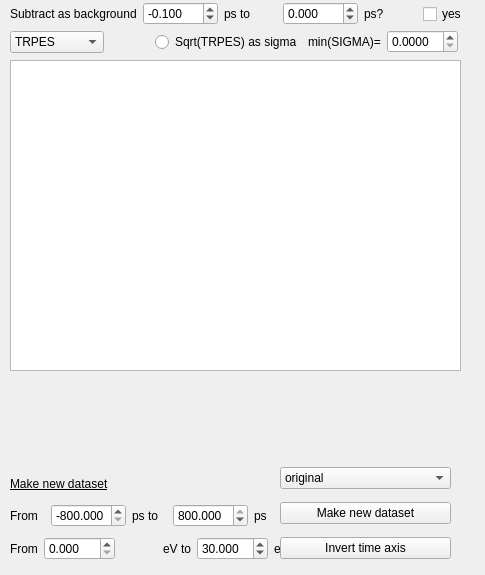
      <widget class="QWidget" name="TRPES">
       <attribute name="title">
        <string>TRPES</string>
       </attribute>
       <widget class="GraphicsLayoutWidget" name="viewer_global_orig_TRPES">
        <property name="geometry">
         <rect>
          <x>10</x>
          <y>60</y>
          <width>451</width>
          <height>311</height>
         </rect>
        </property>
        <property name="toolTip">
         <string>Scroll pour zoom, 
click on 'A' in the lower-left corner to get back
 Dragging the lines of the colobar on the right changes the z-scale
Right Mouse-click for more options (e.g. log-scale of the time-axis)</string>
        </property>
       </widget>
       <widget class="QWidget" name="layoutWidget">
        <property name="geometry">
         <rect>
          <x>10</x>
          <y>0</y>
          <width>466</width>
          <height>28</height>
         </rect>
        </property>
        <layout class="QHBoxLayout" name="horizontalLayout_51">
         <item>
          <widget class="QLabel" name="label_43">
           <property name="text">
            <string>Subtract as background</string>
           </property>
          </widget>
         </item>
         <item>
          <widget class="QDoubleSpinBox" name="doubleSpinBox_global_bg_subtract_from">
           <property name="decimals">
            <number>3</number>
           </property>
           <property name="minimum">
            <double>-500.000000000000000</double>
           </property>
           <property name="maximum">
            <double>500.000000000000000</double>
           </property>
           <property name="value">
            <double>-0.100000000000000</double>
           </property>
          </widget>
         </item>
         <item>
          <widget class="QLabel" name="label_44">
           <property name="text">
            <string>ps to</string>
           </property>
          </widget>
         </item>
         <item>
          <widget class="QDoubleSpinBox" name="doubleSpinBox_global_bg_subtract_to">
           <property name="decimals">
            <number>3</number>
           </property>
           <property name="minimum">
            <double>-500.000000000000000</double>
           </property>
           <property name="maximum">
            <double>500.000000000000000</double>
           </property>
           <property name="value">
            <double>0.000000000000000</double>
           </property>
          </widget>
         </item>
         <item>
          <widget class="QLabel" name="label_45">
           <property name="text">
            <string>ps?</string>
           </property>
          </widget>
         </item>
         <item>
          <widget class="QCheckBox" name="checkBox_global_subtract_background">
           <property name="text">
            <string>yes</string>
           </property>
          </widget>
         </item>
        </layout>
       </widget>
       <widget class="QWidget" name="layoutWidget_35">
        <property name="geometry">
         <rect>
          <x>10</x>
          <y>470</y>
          <width>279</width>
          <height>92</height>
         </rect>
        </property>
        <layout class="QVBoxLayout" name="verticalLayout_22">
         <item>
          <layout class="QHBoxLayout" name="horizontalLayout_108">
           <item>
            <widget class="QLabel" name="label_99">
             <property name="font">
              <font>
               <underline>true</underline>
              </font>
             </property>
             <property name="text">
              <string>Make new dataset</string>
             </property>
            </widget>
           </item>
           <item>
            <spacer name="horizontalSpacer_31">
             <property name="orientation">
              <enum>Qt::Horizontal</enum>
             </property>
             <property name="sizeHint" stdset="0">
              <size>
               <width>40</width>
               <height>20</height>
              </size>
             </property>
            </spacer>
           </item>
          </layout>
         </item>
         <item>
          <layout class="QHBoxLayout" name="horizontalLayout_109">
           <item>
            <widget class="QLabel" name="label_100">
             <property name="text">
              <string>From</string>
             </property>
            </widget>
           </item>
           <item>
            <widget class="QDoubleSpinBox" name="doubleSpinBox_global_dataset_time_min">
             <property name="decimals">
              <number>3</number>
             </property>
             <property name="minimum">
              <double>-800.000000000000000</double>
             </property>
             <property name="maximum">
              <double>800.000000000000000</double>
             </property>
             <property name="value">
              <double>-800.000000000000000</double>
             </property>
            </widget>
           </item>
           <item>
            <widget class="QLabel" name="label_101">
             <property name="text">
              <string>ps to</string>
             </property>
            </widget>
           </item>
           <item>
            <widget class="QDoubleSpinBox" name="doubleSpinBox_global_dataset_time_max">
             <property name="decimals">
              <number>3</number>
             </property>
             <property name="minimum">
              <double>-800.000000000000000</double>
             </property>
             <property name="maximum">
              <double>800.000000000000000</double>
             </property>
             <property name="value">
              <double>800.000000000000000</double>
             </property>
            </widget>
           </item>
           <item>
            <widget class="QLabel" name="label_105">
             <property name="text">
              <string>ps</string>
             </property>
            </widget>
           </item>
          </layout>
         </item>
         <item>
          <layout class="QHBoxLayout" name="horizontalLayout_110">
           <item>
            <widget class="QLabel" name="label_106">
             <property name="text">
              <string>From</string>
             </property>
            </widget>
           </item>
           <item>
            <widget class="QDoubleSpinBox" name="doubleSpinBox_global_dataset_eV_min">
             <property name="decimals">
              <number>3</number>
             </property>
             <property name="minimum">
              <double>0.000000000000000</double>
             </property>
             <property name="maximum">
              <double>500.000000000000000</double>
             </property>
             <property name="value">
              <double>0.000000000000000</double>
             </property>
            </widget>
           </item>
           <item>
            <spacer name="horizontalSpacer_36">
             <property name="orientation">
              <enum>Qt::Horizontal</enum>
             </property>
             <property name="sizeHint" stdset="0">
              <size>
               <width>40</width>
               <height>20</height>
              </size>
             </property>
            </spacer>
           </item>
           <item>
            <widget class="QLabel" name="label_107">
             <property name="text">
              <string>eV to</string>
             </property>
            </widget>
           </item>
           <item>
            <widget class="QDoubleSpinBox" name="doubleSpinBox_global_dataset_eV_max">
             <property name="decimals">
              <number>3</number>
             </property>
             <property name="minimum">
              <double>0.000000000000000</double>
             </property>
             <property name="maximum">
              <double>500.000000000000000</double>
             </property>
             <property name="value">
              <double>30.000000000000000</double>
             </property>
            </widget>
           </item>
           <item>
            <widget class="QLabel" name="label_117">
             <property name="text">
              <string>eV</string>
             </property>
            </widget>
           </item>
          </layout>
         </item>
        </layout>
       </widget>
       <widget class="QWidget" name="layoutWidget">
        <property name="geometry">
         <rect>
          <x>280</x>
          <y>460</y>
          <width>171</width>
          <height>106</height>
         </rect>
        </property>
        <layout class="QVBoxLayout" name="verticalLayout_24">
         <item>
          <widget class="QComboBox" name="comboBox_global_TRPES_which">
           <item>
            <property name="text">
             <string>original</string>
            </property>
           </item>
          </widget>
         </item>
         <item>
          <widget class="QPushButton" name="pushButton_global_make_new_dataset">
           <property name="text">
            <string>Make new dataset</string>
           </property>
          </widget>
         </item>
         <item>
          <widget class="QPushButton" name="pushButton_global_invert_time_axis">
           <property name="text">
            <string>Invert time axis</string>
           </property>
          </widget>
         </item>
        </layout>
       </widget>
       <widget class="QWidget" name="layoutWidget">
        <property name="geometry">
         <rect>
          <x>10</x>
          <y>30</y>
          <width>448</width>
          <height>24</height>
         </rect>
        </property>
        <layout class="QHBoxLayout" name="horizontalLayout_139">
         <item>
          <widget class="QComboBox" name="comboBox_sigma_or_trpes">
           <item>
            <property name="text">
             <string>TRPES</string>
            </property>
           </item>
           <item>
            <property name="text">
             <string>SIGMAS</string>
            </property>
           </item>
           <item>
            <property name="text">
             <string>TRPES_red</string>
            </property>
           </item>
          </widget>
         </item>
         <item>
          <spacer name="horizontalSpacer_9">
           <property name="orientation">
            <enum>Qt::Horizontal</enum>
           </property>
           <property name="sizeHint" stdset="0">
            <size>
             <width>40</width>
             <height>20</height>
            </size>
           </property>
          </spacer>
         </item>
         <item>
          <widget class="QRadioButton" name="radioButton_sqrt_TRPES_sigmas">
           <property name="text">
            <string>Sqrt(TRPES) as sigma</string>
           </property>
          </widget>
         </item>
         <item>
          <layout class="QHBoxLayout" name="horizontalLayout_135">
           <item>
            <widget class="QLabel" name="label_125">
             <property name="text">
              <string>min(SIGMA)=</string>
             </property>
            </widget>
           </item>
           <item>
            <widget class="QDoubleSpinBox" name="doubleSpinBox_min_sigma">
             <property name="decimals">
              <number>4</number>
             </property>
             <property name="singleStep">
              <double>0.010000000000000</double>
             </property>
            </widget>
           </item>
          </layout>
         </item>
        </layout>
       </widget>
      </widget>
